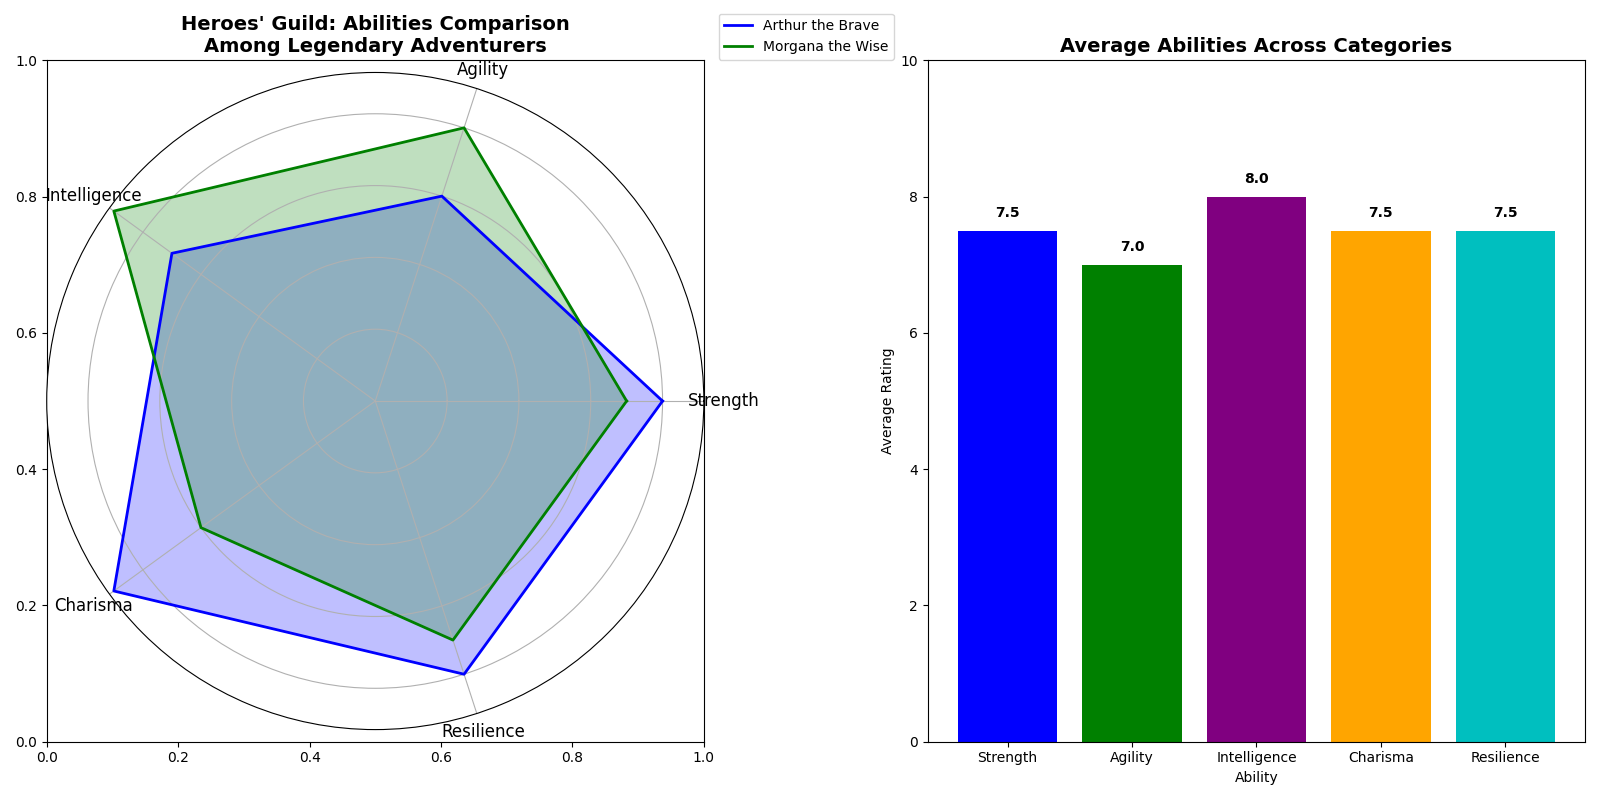

Source code (Python):
import matplotlib.pyplot as plt
import numpy as np

# Define the categories and data for different adventurers' abilities
categories = ['Strength', 'Agility', 'Intelligence', 'Charisma', 'Resilience']
num_vars = len(categories)

# Data for each adventurer
arthur = [8, 6, 7, 9, 8]
morgana = [7, 8, 9, 6, 7]

# Average data across remaining adventurers
average_abilities = [
    np.mean([arthur[i], morgana[i]]) 
    for i in range(num_vars)
]

# Function to create the radar chart for a given adventurer
def create_radar_chart(ax, data, color, label):
    angles = np.linspace(0, 2 * np.pi, num_vars, endpoint=False).tolist()
    data += data[:1]
    angles += angles[:1]

    ax.fill(angles, data, color=color, alpha=0.25)
    ax.plot(angles, data, color=color, linewidth=2, label=label)

# Initialize the figure and subplots
fig, (ax1, ax2) = plt.subplots(1, 2, figsize=(16, 8))

# Create radar chart on the first subplot
ax1.set_title("Heroes' Guild: Abilities Comparison\nAmong Legendary Adventurers", fontsize=14, fontweight='bold')
polar_ax = fig.add_subplot(121, polar=True)
create_radar_chart(polar_ax, arthur, 'b', 'Arthur the Brave')
create_radar_chart(polar_ax, morgana, 'g', 'Morgana the Wise')

polar_ax.set_yticklabels([])
polar_ax.set_xticks(np.linspace(0, 2 * np.pi, num_vars, endpoint=False))
polar_ax.set_xticklabels(categories, fontsize=12)
polar_ax.legend(loc='upper right', bbox_to_anchor=(1.3, 1.1))

# Create bar chart on the second subplot
ax2.bar(categories, average_abilities, color=['b', 'g', 'purple', 'orange', 'c'])
ax2.set_ylim(0, 10)
ax2.set_title('Average Abilities Across Categories', fontsize=14, fontweight='bold')
ax2.set_ylabel('Average Rating')
ax2.set_xlabel('Ability')
for i, score in enumerate(average_abilities):
    ax2.text(i, score + 0.2, f'{score:.1f}', ha='center', color='black', fontweight='bold')

# Automatically adjust the layout for optimal spacing
plt.tight_layout()

# Display the charts
plt.show()
